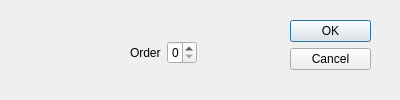
<?xml version="1.0" encoding="UTF-8"?>
<ui version="4.0">
 <class>Dialog_dither</class>
 <widget class="QDialog" name="Dialog_dither">
  <property name="geometry">
   <rect>
    <x>0</x>
    <y>0</y>
    <width>400</width>
    <height>100</height>
   </rect>
  </property>
  <property name="sizePolicy">
   <sizepolicy hsizetype="Fixed" vsizetype="Fixed">
    <horstretch>0</horstretch>
    <verstretch>0</verstretch>
   </sizepolicy>
  </property>
  <property name="minimumSize">
   <size>
    <width>400</width>
    <height>100</height>
   </size>
  </property>
  <property name="maximumSize">
   <size>
    <width>400</width>
    <height>100</height>
   </size>
  </property>
  <property name="windowTitle">
   <string>Enter Order</string>
  </property>
  <widget class="QDialogButtonBox" name="buttonBox">
   <property name="geometry">
    <rect>
     <x>290</x>
     <y>20</y>
     <width>81</width>
     <height>241</height>
    </rect>
   </property>
   <property name="orientation">
    <enum>Qt::Vertical</enum>
   </property>
   <property name="standardButtons">
    <set>QDialogButtonBox::Cancel|QDialogButtonBox::Ok</set>
   </property>
  </widget>
  <widget class="QWidget" name="">
   <property name="geometry">
    <rect>
     <x>130</x>
     <y>40</y>
     <width>67</width>
     <height>25</height>
    </rect>
   </property>
   <layout class="QGridLayout" name="gridLayout">
    <item row="0" column="0">
     <widget class="QLabel" name="label">
      <property name="text">
       <string>Order</string>
      </property>
     </widget>
    </item>
    <item row="0" column="1">
     <widget class="QSpinBox" name="spinBox_order"/>
    </item>
   </layout>
  </widget>
 </widget>
 <resources/>
 <connections>
  <connection>
   <sender>buttonBox</sender>
   <signal>accepted()</signal>
   <receiver>Dialog_dither</receiver>
   <slot>accept()</slot>
   <hints>
    <hint type="sourcelabel">
     <x>248</x>
     <y>254</y>
    </hint>
    <hint type="destinationlabel">
     <x>157</x>
     <y>274</y>
    </hint>
   </hints>
  </connection>
  <connection>
   <sender>buttonBox</sender>
   <signal>rejected()</signal>
   <receiver>Dialog_dither</receiver>
   <slot>reject()</slot>
   <hints>
    <hint type="sourcelabel">
     <x>316</x>
     <y>260</y>
    </hint>
    <hint type="destinationlabel">
     <x>286</x>
     <y>274</y>
    </hint>
   </hints>
  </connection>
 </connections>
</ui>
